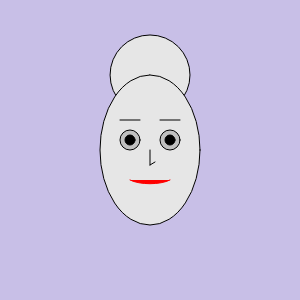
Frame 1 (no input)
Frame 60 (no input): identical to frame 1, image omitted
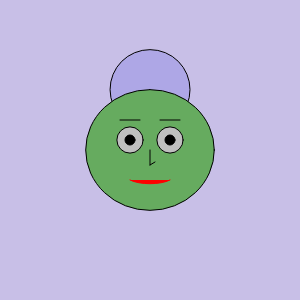
Frame 120 (the mouse pressed at the canvas centre since frame 60)

The p5.js sketch that drew these frames (run headless with seeded random() and noise() and a simulated clock; from frame 60 on, the mouse is pressed at the canvas centre):

// p5.js sketch
// ── sketch.js
// Hér kemur kóðinn þinn:
var eyeSize = 20;
var faceWidth = 100;
var faceHeight = 150;
var pupilsize = 10;
var x = 150;
var y = 150;
var faceR = 230;
var faceG = 230;
var faceB = 230;
var hairR = 230;
var hairB = 230;
var hairG = 230;

function setup(){
  createCanvas (300,300);
}

function draw(){
  stroke(0,0,0)
  background(200,191,231);
  fill(hairR, hairG, hairB)
  arc(x, y-faceHeight/2, 80, 80,-5*PI/4, PI/4 , PIE);
  fill(faceR, faceG, faceB)
  ellipse(x, y, faceWidth, faceHeight);

fill(192,192,192);
ellipse(x-20, y-10, eyeSize);
ellipse(x+20, y-10, eyeSize);
fill(0,0,0);
ellipse(x+20, y-10, pupilsize);
ellipse(x-20 ,y-10, pupilsize);
line(x, y, x, y+15);
line(x+5,y+12,x,y+15)
line(x+10,y-30,x+30,y-30)
line(x-10,y-30,x-30,y-30)
stroke(255,0,0);
fill(255,0,0);
curve(x-40, y ,x-20, y+30, x+20, y+30, x+40, y);

}

function mousePressed(){
  //Í hvert sinn sem músinni er smellt fá breyturnar ný gildi.
  faceWidth  = random(75,  150);
  faceHeight = random(100, 200);
  eyeSize    = random(15,  30) ;
  faceR      = random (50, 200);
  faceG      = random (50, 200);
  faceB      = random (50, 200);
  hairR      = random (150, 250);
  hairG      = random (150, 250);
  hariB      = random (150, 250);
}
